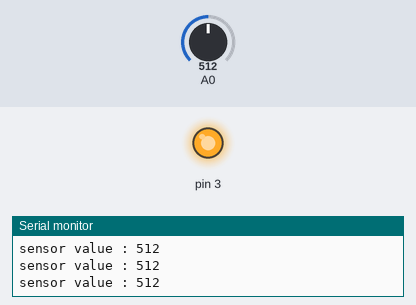
Simulated run of this sketch. Board: Arduino Uno, built with avr-gcc and run on an emulated ATmega328P. Parts: output pins drawn as LEDs (lit = HIGH), the last lines printed to the serial monitor. The inputs (shaded band) are chosen by the test bench; at power-on: A0 = 512.

Above: at 1.2 s.
1.3 s: A0 set to 482
At 1.9 s:
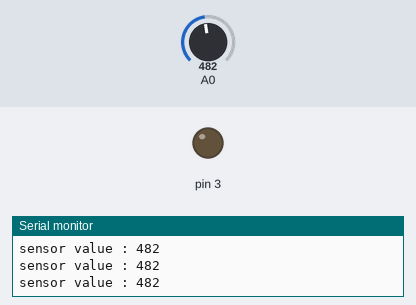
2.8 s: A0 set to 510
At 4.0 s:
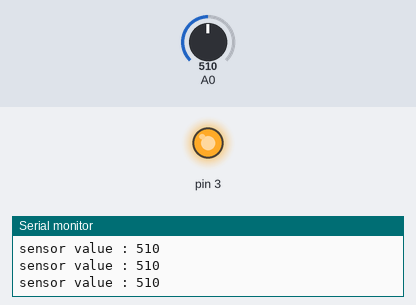
4.3 s: A0 set to 490
At 5.2 s:
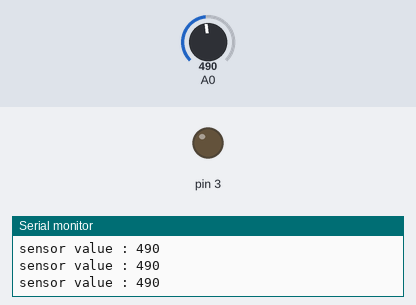
Timing chart, 0 to 7.3 s (numbered marks = the images above; inputs shaded):
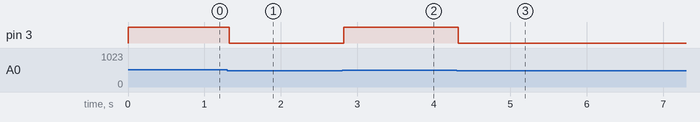

Measured:
- the behaviour switches between 501 and 500 on A0 (found by bisection; images 0 and 1)
- after the input at 1.3 s, pin 3: HIGH → LOW at once
- after the input at 2.8 s, pin 3: LOW → HIGH at once
- after the input at 4.3 s, pin 3: HIGH → LOW at once

The sketch:

MQ2.ino
```cpp
int buzzer = 3;
int sensor = A0;

void setup()
{
  Serial.begin(9600);
  pinMode(3,OUTPUT);
}

void loop()
{
  int sensor_value = analogRead(A0);
  Serial.print("sensor value : ");
  Serial.println(sensor_value);

  if (sensor_value > 500)
  {
    digitalWrite(3,HIGH);
  }
  else
  {
    digitalWrite(3,LOW);
  }
}
```
